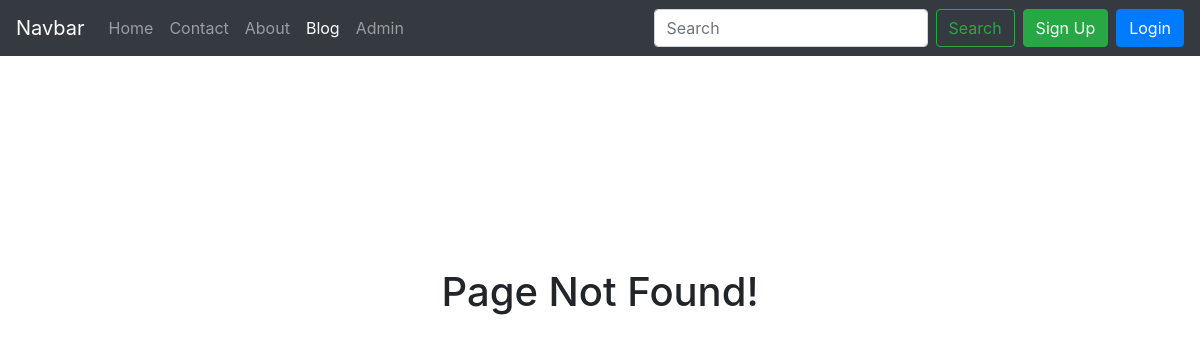
The page /blog/Grawish-is-Don on the database as committed earlier.
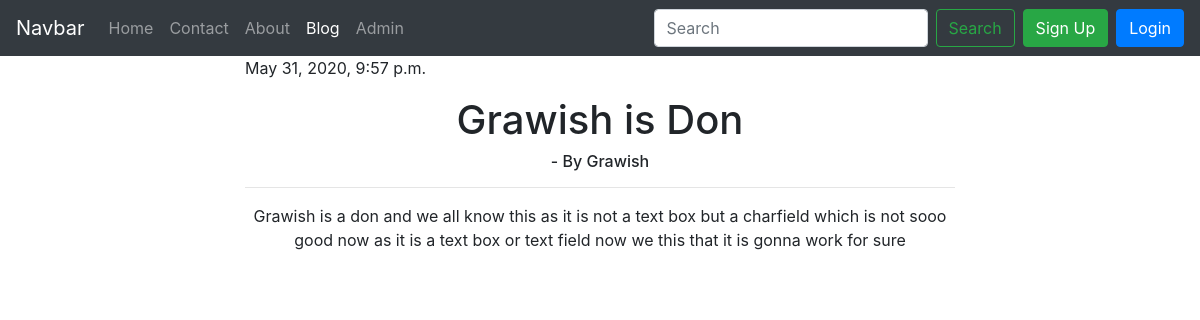
The same page on the database as committed later.
### blog/models.py (models this page shows)
class Blogpost(models.Model):
    sno = models.AutoField(primary_key=True)
    title = models.CharField(max_length=100, default="")
    Content = models.TextField(max_length=10000, default="")
    author = models.CharField(max_length=10, default="")
    slug = models.CharField(max_length=100, default="")
    Timestamp = models.DateTimeField(blank=True)
    def __str__(self):
        return str(self.sno) + '. ' + self.title + ' by ' + self.author

### blog/views.py (the view)
# urls.py: path('<str:slug>', views.BlogPost, name='BlogPost'),
def BlogPost(request, slug):
    allposts = Blogpost.objects.all()
    mypost = ""
    exist = False
    if Blogpost.objects.filter(slug=slug).exists():
        mypost = Blogpost.objects.filter(slug=slug).first()
        exist = True
        print(mypost)
    return render(request, 'blog/blogPost.html', {'post': mypost, 'exist': exist})

### templates/blog/blogPost.html (shortened to what this page needs)
{% extends 'base.html' %}
{% block blog %}
    active
{% endblock %}
{% block body %}
    <div class="container" align="center">
        {% if exist %}
            <div class="col-8">
                <p align="left">{{ post.Timestamp }}</p>
                <h1 style="text-align: center;">{{ post.title }}</h1>
                <h6 style="text-align: center;">- By {{ post.author }}</h6>
                <hr>
                <p>{{ post.Content }}</p>
            </div>
        {% else %}
            <div class="d-flex align-items-center justify-content-center w-100" style="height: 100%;">
                <br><br><br><br><br><br><br><br>
                <br><br><br><br><br><br><br><br>
                <br><br><br><br>
                <h1>Page Not Found!</h1>
            </div>
        {% endif %}
    </div>
{% endblock %}

Rows that differ between the two databases and show on the page:
added Blogpost: Timestamp "May 31, 2020, 9:57 p.m.", title "Grawish is Don", author "Grawish", Content "Grawish is a don and we all know this as it is not a text box but a charfield which is not sooo good now as it is a text box or text field now we this that it is gonna work for sure"
Other text that changed with them:
text no longer shown: "Page Not Found!"
text now shown: "- By"
